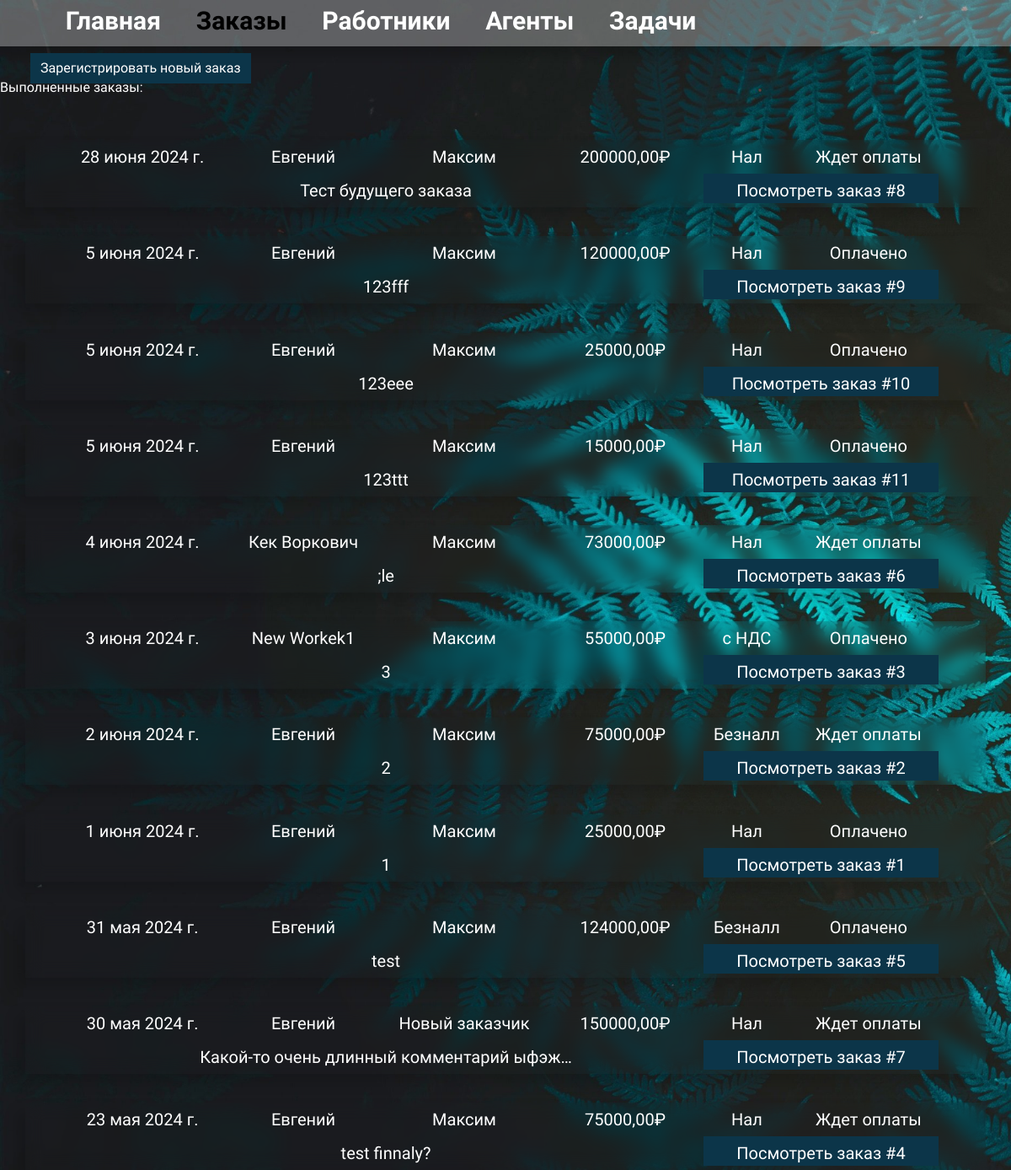
The app's page /money_calc/orders with its own data.
### money_calc/models.py (models this page shows, shortened)
class Order(models.Model):
    order_id = models.AutoField(primary_key=True)
    created_data = models.DateTimeField(auto_now_add=True)
    publish_data = models.DateField(default=timezone.now, verbose_name='Дата выполнения заказа')
    worker = models.ForeignKey(Worker, on_delete=models.CASCADE, verbose_name='Имя работника')
    agent = models.ForeignKey(Agent, on_delete=models.CASCADE, verbose_name='Имя заказчика')
    sum = models.DecimalField(max_digits=10, decimal_places=2, verbose_name='Сумма заказа', default=0)
    METHOD = [
        ('cash', 'Нал'),
        ('card', 'Безналл'),
        ('law', 'с НДС'),
    ]
    payment_method = models.CharField(max_length=100, choices=METHOD, verbose_name='Метод оплаты:')
    comment = models.TextField(max_length=350, verbose_name='Комментарий:')
    STATUS = [
        ('yes', 'Оплачено'),
        ('no', 'Ждет оплаты'),
    ]
    payment_status = models.CharField(max_length=50, choices=STATUS, verbose_name='Статус платежа:')
    class Meta:
        verbose_name = 'Заказ'
        verbose_name_plural = 'Заказы'

class Worker(models.Model):
    id = models.AutoField(primary_key=True)
    worker_name = models.CharField(max_length=100, verbose_name='Имя работника')
    worker_phone = models.CharField(max_length=11, verbose_name='Телефон работника')
    car = models.CharField(max_length=100, verbose_name='Машина и гос.номер', unique=True)
    class Meta:
        verbose_name = 'Работник'
        verbose_name_plural = 'Работники'
    def __str__(self):
        return str(self.worker_name)

class Agent(models.Model):
    id = models.AutoField(primary_key=True)
    agent_name = models.CharField(max_length=100, verbose_name='Имя заказчика')
    agent_phone = models.CharField(max_length=11, verbose_name='Телефон заказчика', unique=True)
    class Meta:
        verbose_name = 'Заказчик'
        verbose_name_plural = 'Заказчики'
    def __str__(self):
        return str(self.agent_name)

### money_calc/views.py (the view)
# urls.py: path('orders', views.orders, name='orders'),
def orders(request):
    today = timezone.now().date()
    latest_order_list = Order.objects.order_by('-publish_data').filter(publish_data__lte=today)
    future_orders = Order.objects.filter(publish_data__gt=today)
    context = {
        'latest_order_list': latest_order_list,
        'future_orders': future_orders,
    }
    return render(request, 'money_calc/orders.html', context)

### money_calc/templates/money_calc/orders.html (shortened to what this page needs)
{% extends 'money_calc/layout.html' %}
{% block content %}
{% if future_orders %}
    <div class="container">
        <div class="row">
            {% for order in future_orders %}
            <div class="col-md-12 fu-order">
                <div class="col-md-2 field">{{ order.publish_data }}</div>
                <div class="col-md-2 field">{{ order.worker }}</div>
                <div class="col-md-2 field">{{ order.agent }}</div>
                <div class="col-md-2 field">{{ order.sum }}₽</div>
                <div class="col-md-1 field">{{ order.get_payment_method_display }}</div>
                <div class="col-md-2 field">{{ order.get_payment_status_display }}</div>
                <div class="col-md-8 comment">{{ order.comment|truncatechars:40 }}</div>
                <a href="{% url 'order-detail' order.order_id %}"><div class="col-md-3 text-btn">Посмотреть заказ #{{ order.order_id }}</div></a>
            </div>
            {% endfor %}
        </div>
    </div>
{% else %}
    <p>Выполненные заказы:</p>
{% endif %}
{% if latest_order_list %}
    <div class="container">
        <div class="row">
            {% for order in latest_order_list %}
            <div class="col-md-12 order">
                <div class="col-md-2 field">{{ order.publish_data }}</div>
                <div class="col-md-2 field">{{ order.worker }}</div>
                <div class="col-md-2 field">{{ order.agent }}</div>
                <div class="col-md-2 field">{{ order.sum }}₽</div>
                <div class="col-md-1 field">{{ order.get_payment_method_display }}</div>
                <div class="col-md-2 field">{{ order.get_payment_status_display }}</div>
                <div class="col-md-8 comment">{{ order.comment|truncatechars:40 }}</div>
                <a href="{% url 'order-detail' order.order_id %}"><div class="col-md-3 text-btn">Посмотреть заказ #{{ order.order_id }}</div></a>
            </div>
            {% endfor %}
        </div>
    </div>
{% else %}
    <p>No orders are available.</p>
{% endif %}
{% endblock %}

### money_calc/static/money_calc/style.css (style rules this page uses)
body { font-family: "Source Sans 3", sans-serif; font-optical-sizing: auto; font-weight: 400; font-style: normal; background-image: url('/static/money_calc/img/bg.jpg'); background-size: cover; color: #fff; }
a { text-decoration: none; }
.order { margin-top: 3%; font-size: 20px; line-height: 40px; backdrop-filter: blur(10px); text-align: center; box-shadow: -10px 10px 15px rgb(0 0 0 / 15%); color: #fff; }
.field { display: inline-block; }
.comment { display: inline-block; }
.text-btn { display: inline-block; width: 25%; height: 35px; background-color: #0c3549; text-decoration: none; color: #fff; }

### records on screen
Order: publish_data "28 июня 2024 г.", worker "Евгений", agent "Максим", sum "200000,00", payment_method "Нал", payment_status "Ждет оплаты", comment "Тест будущего заказа", order_id "8"
Order: publish_data "5 июня 2024 г.", worker "Евгений", agent "Максим", sum "120000,00", payment_method "Нал", payment_status "Оплачено", comment "123fff", order_id "9"
Order: publish_data "5 июня 2024 г.", worker "Евгений", agent "Максим", sum "25000,00", payment_method "Нал", payment_status "Оплачено", comment "123eee", order_id "10"
Order: publish_data "5 июня 2024 г.", worker "Евгений", agent "Максим", sum "15000,00", payment_method "Нал", payment_status "Оплачено", comment "123ttt", order_id "11"
Order: publish_data "4 июня 2024 г.", worker "Кек Воркович", agent "Максим", sum "73000,00", payment_method "Нал", payment_status "Ждет оплаты", comment ";le", order_id "6"
Order: publish_data "3 июня 2024 г.", worker "New Workek1", agent "Максим", sum "55000,00", payment_method "с НДС", payment_status "Оплачено", comment "3", order_id "3"
Order: publish_data "2 июня 2024 г.", worker "Евгений", agent "Максим", sum "75000,00", payment_method "Безналл", payment_status "Ждет оплаты", comment "2", order_id "2"
Order: publish_data "1 июня 2024 г.", worker "Евгений", agent "Максим", sum "25000,00", payment_method "Нал", payment_status "Оплачено", comment "1", order_id "1"
Order: publish_data "31 мая 2024 г.", worker "Евгений", agent "Максим", sum "124000,00", payment_method "Безналл", payment_status "Оплачено", comment "test", order_id "5"
Order: publish_data "30 мая 2024 г.", worker "Евгений", agent "Новый заказчик", sum "150000,00", payment_method "Нал", payment_status "Ждет оплаты", comment "Какой-то очень длинный комментарий ыфэж…", order_id "7"
Order: publish_data "23 мая 2024 г.", worker "Евгений", agent "Максим", sum "75000,00", payment_method "Нал", payment_status "Ждет оплаты", comment "test finnaly?", order_id "4"
